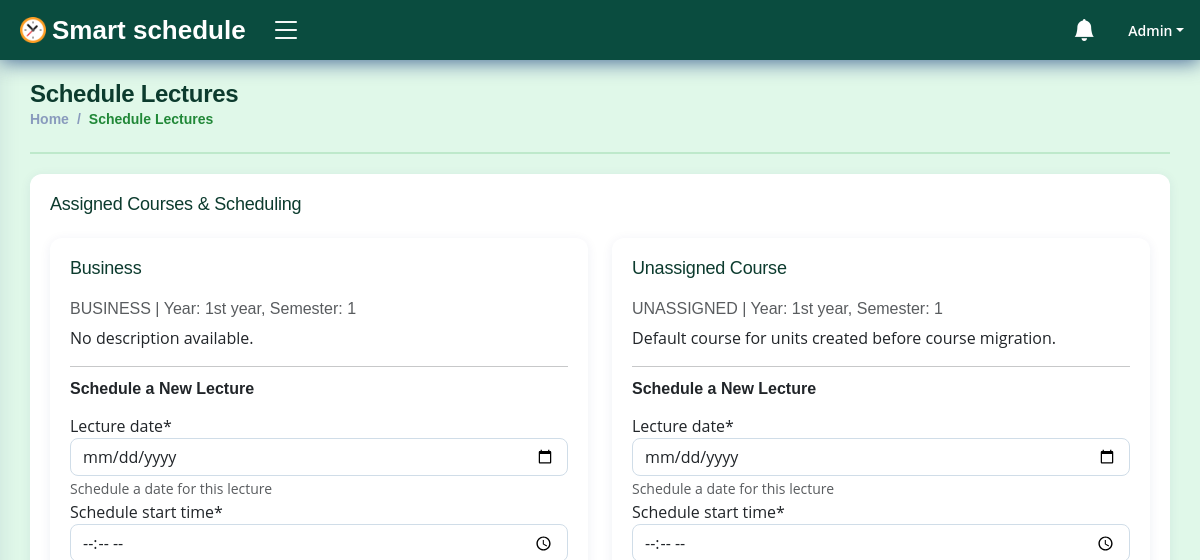
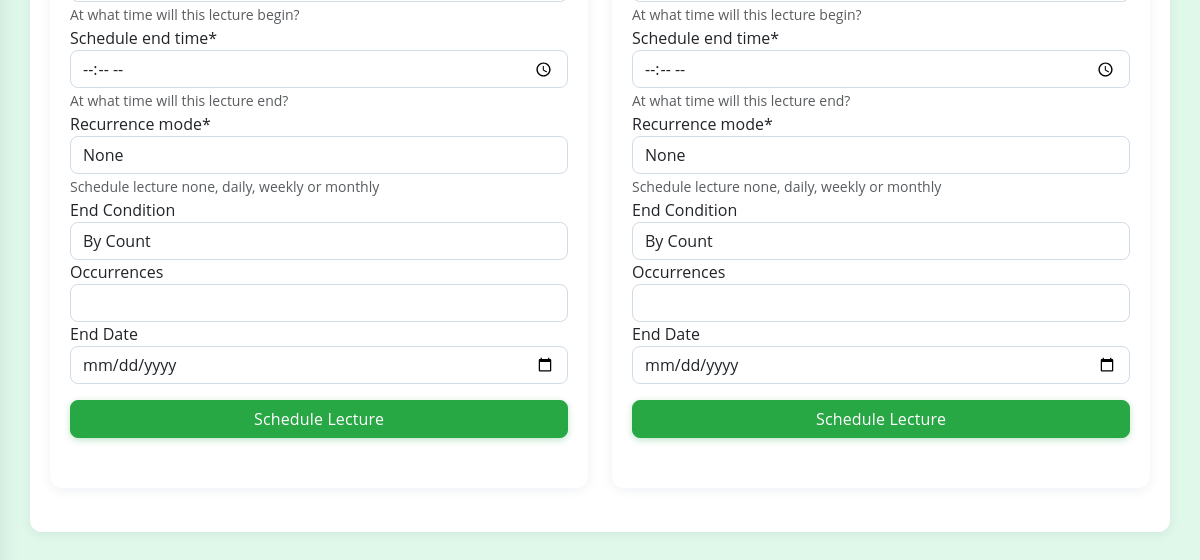
The page /campus/a518e356caca439b91ac8be6e391c7/lecture/Admin/schedule/ (signed in) on the database as committed earlier (2 pictures, top to bottom).
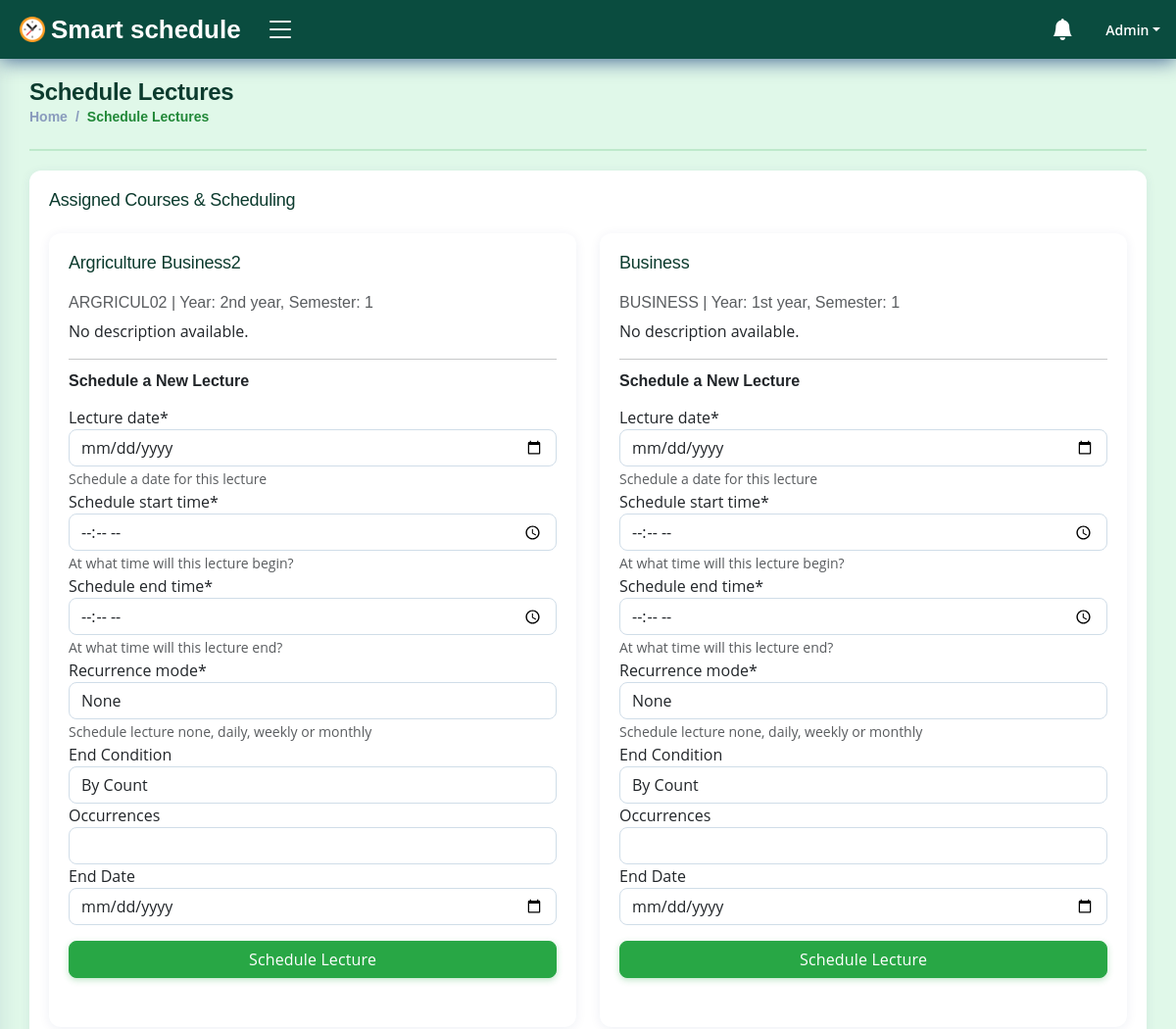
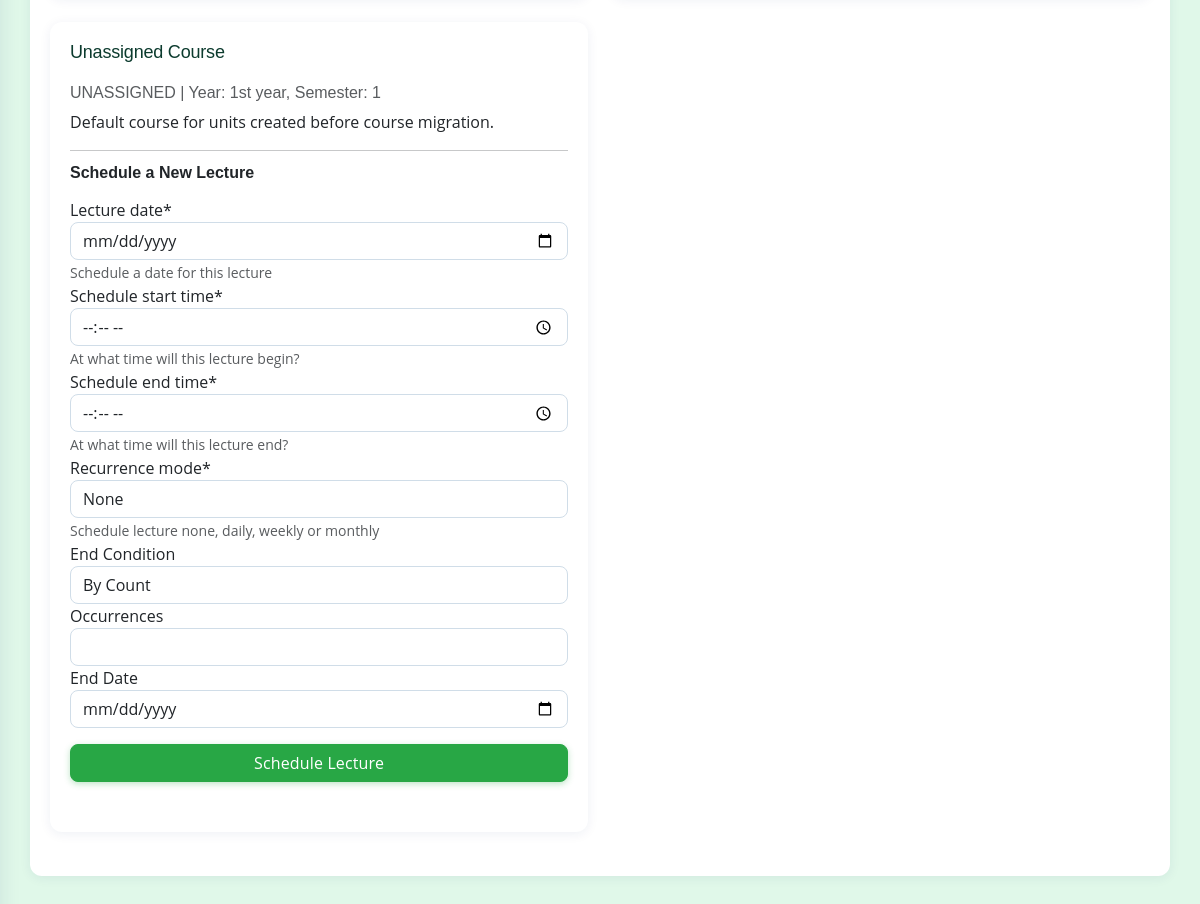
The same page on the database as committed later (2 pictures, top to bottom).
### campus/models.py (models this page shows, shortened)
class BookedUnit(models.Model):
    id = models.CharField(max_length=50, primary_key=True, unique=True, editable=False)
    lecturer = models.ForeignKey(Faculty, on_delete=models.CASCADE)
    students_course = models.CharField(max_length=50, blank=False)
    course = models.ForeignKey(Course, on_delete=models.CASCADE)
    year_of_study = models.CharField(max_length=10, blank=False)
    semester = models.CharField(max_length=1, blank=False)
    booking_date = models.DateTimeField(auto_now_add=True)
    date_updated = models.DateTimeField(auto_now=True)
    class Meta:
        ordering = ['course__name', 'lecturer']
        verbose_name_plural = 'Booked units'

class Course(models.Model):
    id = models.CharField(max_length=50, primary_key=True, unique=True, editable=False)
    name = models.CharField(max_length=80, unique=True, blank=False)
    code = models.CharField(max_length=10, unique=True, blank=False)
    description = models.TextField(blank=True, null=True)
    date_created = models.DateTimeField(auto_now_add=True)
    date_updated = models.DateTimeField(auto_now=True)
    class Meta:
        ordering = ['name']
        verbose_name_plural = 'Courses'

class Lecture(models.Model):
    STATUS_CHOICES = (
        ('scheduled', 'Scheduled'),
        ('completed', 'Completed'),
        ('missed', 'Missed'),
        ('exempt', 'Exempt'),
    )
    RECURRENCE_CHOICES = (
        ('none', 'None'),
        ('daily', 'Daily'),
        ('weekly', 'Weekly'),
        ('monthly', 'Monthly'),
    )
    END_CONDITION_CHOICES = (
        ('count', 'By Count'),
        ('date', 'By Date'),
    )
    id = models.CharField(max_length=50, primary_key=True, unique=True, editable=False)
    lecturer = models.ForeignKey(Faculty, on_delete=models.CASCADE, editable=False)
    student = models.ForeignKey(Student, on_delete=models.CASCADE, null=True, editable=False)
    lecture_hall = models.ForeignKey('LectureHall', on_delete=models.CASCADE, editable=False, null=True, db_column='Venue')
    unit_name = models.ForeignKey(BookedUnit, on_delete=models.CASCADE)
    lecture_date = models.DateField(null=False, blank=False)
    start_time = models.TimeField(null=False, blank=False, db_column='Scheduled start time')
    end_time = models.TimeField(null=False, blank=False, db_column='Scheduled end time')
    recurrence_pattern = models.CharField(max_length=10, choices=RECURRENCE_CHOICES, default='none')
    recurrence_end_type = models.CharField(max_length=10, choices=END_CONDITION_CHOICES, null=True, blank=True)
    recurrence_count = models.PositiveIntegerField(null=True, blank=True)
    recurrence_end_date = models.DateField(null=True, blank=True)
    parent_event_id = models.CharField(max_length=50, null=True, blank=True)
    total_students = models.PositiveIntegerField(default=0, editable=False)
    is_attending = models.BooleanField(default=False)
    is_taught = models.BooleanField(default=False, editable=False)
    status = models.CharField(max_length=10, choices=STATUS_CHOICES, default='scheduled')
    date_scheduled = models.DateTimeField(auto_now_add=True)
    date_updated = models.DateTimeField(auto_now=True)
    class Meta:
        ordering = ['lecturer', 'lecture_hall', '-date_scheduled']
        verbose_name_plural = 'Scheduled lectures'

### campus/views.py (the view, shortened to what this page needs)
# urls.py: path('<str:staff_id>/lecture/<str:staff_name>/schedule/', views.ScheduleLectureView.as_view(), name='schedule_lecture_list'),
@method_decorator(login_required(login_url='login'), name='dispatch')
@method_decorator(user_passes_test(lambda user: hasattr(user, 'faculty')), name='dispatch')
class ScheduleLectureView(View):
    template_name = 'dashboard/faculty/schedule-lecture.html'
    form_class = ScheduleLectureForm
    def get(self, request, staff_id, staff_name, *args, **kwargs):
        booked_units_QS = BookedUnit.objects.filter(lecturer__id=staff_id).exclude(id='')
        forms_by_unit = {}
        for unit in booked_units_QS:
            forms_by_unit[unit.id] = self.form_class(lecturer=request.user.faculty)
        context = {
            'booked_units': booked_units_QS,
            'forms_by_unit': forms_by_unit,
        }
        return render(request, self.template_name, context)

### accounts/models.py (called while the page is built)
    def __str__(self) -> str:
        return self.username

    def __str__(self) -> str:
        return f'{self.staff}'

### campus/processors/context_processors.py (called while the page is built)
def user_notifications(request):
    if request.user.is_authenticated:
        unread_notifications = Notification.objects.filter(recipient=request.user, is_read=False)
        all_notifications = Notification.objects.filter(recipient=request.user)
        context = {
            'unread_notifications': unread_notifications,
            'unread_notifications_count': unread_notifications.count(),
            'all_notifications': all_notifications,
        }
    else:
        context = {
            'unread_notifications': [],
            'unread_notifications_count': 0,
            'all_notifications': [],
        }
    return context

### campus/templatetags/custom_filters.py (called while the page is built)
@register.filter
def get_item(dictionary, key):
    return dictionary.get(key)

### campus/templates/dashboard/faculty/schedule-lecture.html (shortened to what this page needs)
{% extends 'dashboard/faculty/base.html' %}
{% load crispy_forms_tags %}
{% load custom_filters %}
{% block content %}
<main id="main" class="main">
    <div class="pagetitle">
        <h1>Schedule Lectures</h1>
        <nav>
            <ol class="breadcrumb">
                <li class="breadcrumb-item"><a href="{% url 'faculty_homepage' %}">Home</a></li>
                <li class="breadcrumb-item active">Schedule Lectures</li>
            </ol>
        </nav>
    </div>
    <section class="section">
        <div class="row">
            <div class="col-lg-12">
                <div class="card">
                    <div class="card-body">
                        <h5 class="card-title">Assigned Courses & Scheduling</h5>
                        {% if booked_units %}
                            <div class="row">
                                {% for unit in booked_units %}
                                <div class="col-md-6 mb-4">
                                    <div class="card h-100">
                                        <div class="card-body">
                                            <h5 class="card-title">{{ unit.course.name }}</h5>
                                            <h6 class="card-subtitle mb-2 text-muted">{{ unit.course.code }} | Year: {{ unit.year_of_study }}, Semester: {{ unit.semester }}</h6>
                                            <p class="card-text">{{ unit.course.description|default:"No description available." }}</p>
                                            <hr>
                                            <h6 class="card-subtitle mb-3 fw-bold">Schedule a New Lecture</h6>
                                            <form action="{% url 'schedule_lecture_submit' staff_id=request.user.faculty.id staff_name=request.user.faculty unit_id=unit.id %}" method="post">
                                                {% with form=forms_by_unit|get_item:unit.id %}
                                                    {{ form|crispy }}
                                                {% endwith %}
                                                <div class="d-grid mt-3">
                                                    <button type="submit" class="btn btn-primary">Schedule Lecture</button>
                                                </div>
                                            </form>
                                        </div>
                                    </div>
                                </div>
                                {% endfor %}
                            </div>
                        {% else %}
                            <div class="alert alert-info" role="alert">
                                You have not been assigned any units to schedule. Please contact the administrator.
                            </div>
                        {% endif %}
                    </div>
                </div>
            </div>
        </div>
    </section>
</main>
{% endblock %}

Rows that differ between the two databases and show on the page:
added BookedUnit: course.name "Argriculture Business2", course.code "ARGRICUL02", year_of_study "2nd year", semester "1", course.description "No description available.", Lecture.recurrence_pattern "None", Lecture.recurrence_end_type "By Count"
